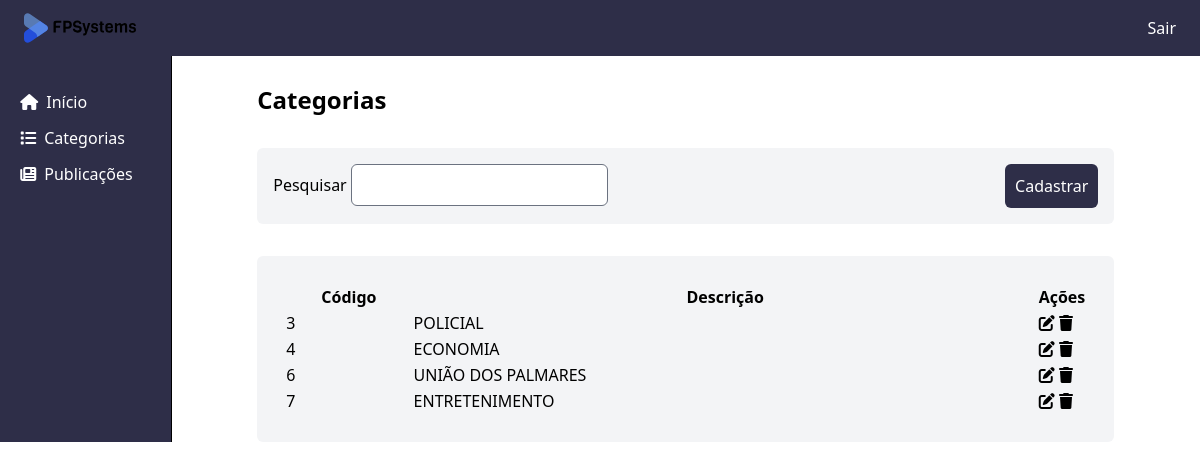
Page /categories/ on the committed database.
### news/models.py (models this page shows)
class Category(models.Model):
    description = models.CharField(max_length=100)
    shouldBeDisplayed = models.BooleanField(default=False)
    name = models.CharField(max_length=100, null=True)

### news/views.py (the view)
# urls.py: path('categories/', views.get_categories, name='categories'),
def get_categories(request):
    return render(request, 'news/Categories/Index.html',
                  context={'categories': Category.objects.all()})

### templates/news/Categories/Index.html (shortened to what this page needs)
{% extends "news/Main.html" %}
{% block content %}
    <div class="max-w-10/12 w-10/12">
        <header class="text-2xl font-bold">
            Categorias
        </header>
        <div class="search-header">
            <div class="">
                <label>Pesquisar</label>
                <input class="rounded-md" type="text"/>
            </div>
            <a href={% url 'createCategory' %}>
                <button class="button-primary">Cadastrar</button>
        </div>
        <div class="table-container">
            <table class="custom-table">
                <thead>
                <tr>
                    <th>Código</th>
                    <th>Descrição</th>
                    <th>Ações</th>
                </tr>
                </thead>
                <tbody>
                {% for category in categories %}
                    <tr>
                        <td class="w-2/12">
                            {{ category.id }}
                        </td>
                        <td class="w-10/12">
                            {{ category.description }}
                        </td>
                        <td class="1/12">
                            <a href={% url 'editCategory' category.id %}><i class="fa-solid fa-pen-to-square"></i></a>
                            <a href={% url 'deleteCategory' category.id %}><i class="fa-solid fa-trash"></i></a>
                        </td>
                    </tr>
                {% endfor %}
                </tbody>
            </table>
        </div>
    </div>
{% endblock %}

### rows in the picture
Category: id "3", description "POLICIAL"
Category: id "4", description "ECONOMIA"
Category: id "6", description "UNIÃO DOS PALMARES"
Category: id "7", description "ENTRETENIMENTO"
